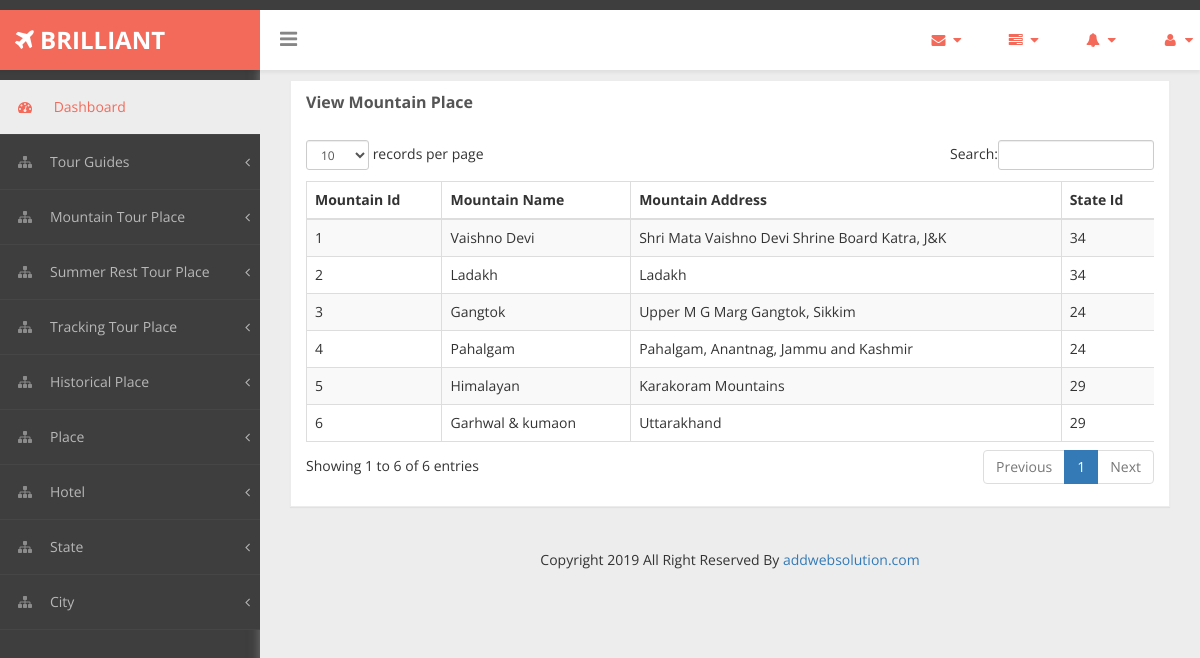
Page /Admin/viewmountain.php on the committed database.
### tables this page shows
CREATE TABLE `Mountains` (
  `mountain_id` int(10) NOT NULL,
  `mountain_name` varchar(100) NOT NULL,
  `mountain_image` varchar(70) DEFAULT NULL,
  `mountain_add` varchar(100) NOT NULL,
  `mountain_des` text NOT NULL,
  `s_id` int(30) NOT NULL
);

### Admin/viewmountain.php (the view, shortened to what this page needs)
<?php
include_once("header.php");
include_once("database.php");
?>
<!DOCTYPE html>
<html xmlns="http://www.w3.org/1999/xhtml">
<head>
    <link href="assets/css/bootstrap.css" rel="stylesheet" />
    <link href="assets/css/font-awesome.css" rel="stylesheet" />
    <link href="assets/css/custom-styles.css" rel="stylesheet" />
    <link href="assets/js/dataTables/dataTables.bootstrap.css" rel="stylesheet" />
</head>
<body>
    <div id="wrapper">
        <div id="page-wrapper" >
            <div id="page-inner">
                <div class="row">
                    <div class="col-md-12">
                        <div class="panel panel-default">
                            <div class="panel-heading">
                                View Mountain Place
                            </div>
                            <div class="panel-body">
                                <div class="table-responsive">
                                    <table class="table table-striped table-bordered table-hover" id="dataTables-example">
                                        <thead>
                                            <tr>
                                                <th>Mountain Id</th>
                                                <th>Mountain Name</th>
                                                <th>Mountain Address</th>
                                                <th>State Id</th>
                                            </tr>
                                        </thead>
                                        <tbody>
                                            <?php
                                                $sql=$con->prepare("SELECT * From Mountains");
                                                $sql->execute();
                                                $rs=$sql->get_result();
                                                while($row=$rs->fetch_assoc())
                                                {
                                            ?>
                                                    <tr class="odd gradeX">
                                                        <td><?php echo $row['mountain_id']; ?></td>
                                                        <td><?php echo $row['mountain_name']; ?></td>
                                                        <td><?php echo $row['mountain_add']; ?></td>
                                                        <td><?php echo $row['s_id']; ?></td>
                                                    </tr>
                                            <?php
                                                }
                                            ?>
                                    </table>
                                </div>
                            </div>
                        </div>
                    </div>
                </div>
                <?php include_once("footer.php"); ?>
            </div>
        </div>
    </div>
</body>
</html>

### Admin/assets/css/custom-styles.css (style rules this page uses)
body { font-family: 'Open Sans', sans-serif; background: #3E3E3E; }
#wrapper { width: 100%; }
#page-wrapper { padding: 15px 15px; min-height: 200px; background: #EDEDED; }
#page-inner { width:100%; margin:10px 20px 10px 0px; background-color:transparent; padding: 15px 30px; min-height:1000px; }
.panel { border-radius:0px; }
#page-wrapper { position: relative; top: 55px; box-shadow: 0 0 10px #757575; -moz-box-shadow: 0 0 10px #757575; -webkit-box-shadow: 0 0 10px #757575; }
.panel-default { border-color: #ECECEC; }
.panel-default > .panel-heading { color: #555; border-color: #FFF; font-weight:bold;background: #FFFFFF; font-size: 16px; text-shadow: none; }
.panel-heading { border-bottom: 1px solid transparent; border-top-left-radius: 3px; border-top-right-radius: 3px; }
@media (min-width:768px) { #page-wrapper { margin: 0 0 0 260px; padding: 0; min-height: 1200px; } }

### rows in the picture
mountains: mountain_id "1", mountain_name "Vaishno Devi", mountain_add "Shri Mata Vaishno Devi Shrine Board Katra, J&K", s "34"
mountains: mountain_id "2", mountain_name "Ladakh", mountain_add "Ladakh", s "34"
mountains: mountain_id "3", mountain_name "Gangtok", mountain_add "Upper M G Marg Gangtok, Sikkim", s "24"
mountains: mountain_id "4", mountain_name "Pahalgam", mountain_add "Pahalgam, Anantnag, Jammu and Kashmir", s "24"
mountains: mountain_id "5", mountain_name "Himalayan", mountain_add "Karakoram Mountains", s "29"
mountains: mountain_id "6", mountain_name "Garhwal & kumaon", mountain_add "Uttarakhand", s "29"
